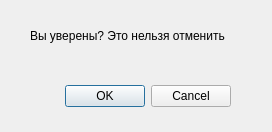
<?xml version="1.0" encoding="UTF-8"?>
<ui version="4.0">
 <class>Dialog</class>
 <widget class="QDialog" name="Dialog">
  <property name="geometry">
   <rect>
    <x>0</x>
    <y>0</y>
    <width>272</width>
    <height>132</height>
   </rect>
  </property>
  <property name="windowTitle">
   <string>Dialog</string>
  </property>
  <widget class="QDialogButtonBox" name="buttonBox">
   <property name="geometry">
    <rect>
     <x>50</x>
     <y>80</y>
     <width>181</width>
     <height>32</height>
    </rect>
   </property>
   <property name="orientation">
    <enum>Qt::Horizontal</enum>
   </property>
   <property name="standardButtons">
    <set>QDialogButtonBox::Cancel|QDialogButtonBox::Ok</set>
   </property>
  </widget>
  <widget class="QLabel" name="label">
   <property name="geometry">
    <rect>
     <x>30</x>
     <y>20</y>
     <width>231</width>
     <height>31</height>
    </rect>
   </property>
   <property name="text">
    <string>Вы уверены? Это нельзя отменить</string>
   </property>
  </widget>
 </widget>
 <resources/>
 <connections>
  <connection>
   <sender>buttonBox</sender>
   <signal>accepted()</signal>
   <receiver>Dialog</receiver>
   <slot>accept()</slot>
   <hints>
    <hint type="sourcelabel">
     <x>248</x>
     <y>254</y>
    </hint>
    <hint type="destinationlabel">
     <x>157</x>
     <y>274</y>
    </hint>
   </hints>
  </connection>
  <connection>
   <sender>buttonBox</sender>
   <signal>rejected()</signal>
   <receiver>Dialog</receiver>
   <slot>reject()</slot>
   <hints>
    <hint type="sourcelabel">
     <x>316</x>
     <y>260</y>
    </hint>
    <hint type="destinationlabel">
     <x>286</x>
     <y>274</y>
    </hint>
   </hints>
  </connection>
 </connections>
</ui>
